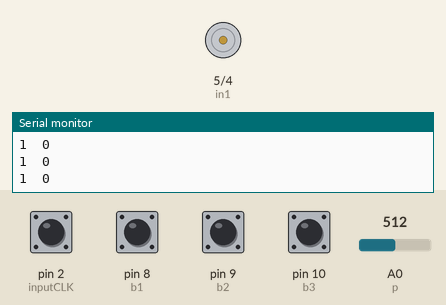
Bench run of a sketch on a simulated Arduino Uno, built with avr-gcc and run on an emulated ATmega328P. On the bench: motor-driver pin pairs drawn as motors (green arrow = first pin HIGH = forward, orange = second pin HIGH = backward, longer = more drive, scaled by the enable pin), the last lines printed to the serial monitor. Inputs (shaded band) come from the test bench; at power-on: pin 2 (inputCLK), pin 8 (b1), pin 9 (b2), pin 10 (b3) HIGH, A0 (p) = 512.

Above: at 1.2 s.
1.3 s: pin 8 (b1) pulled LOW for 0.15 s
At 1.8 s:
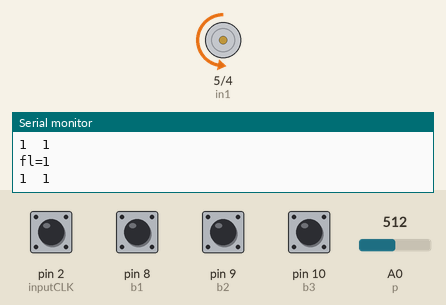
2.9 s: A0 (p) set to 716
At 4.1 s:
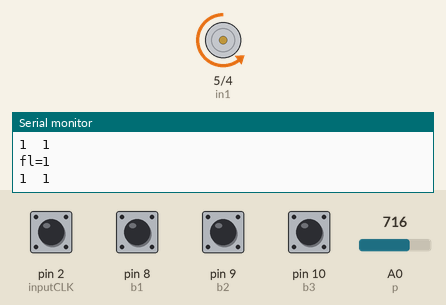
4.4 s: pin 10 (b3) pulled LOW for 0.15 s
At 4.9 s:
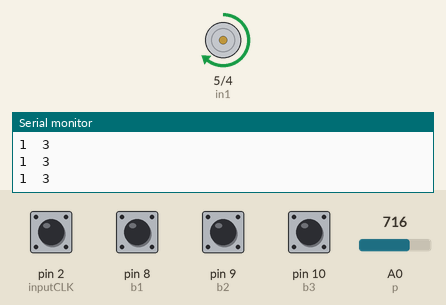
6.0 s: A0 (p) set to 900
At 7.2 s:
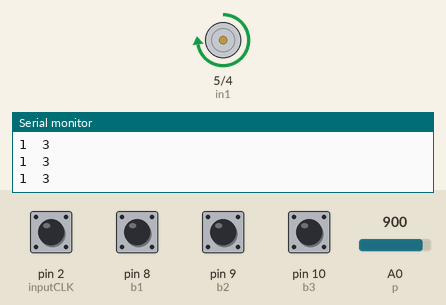
7.5 s: pin 9 (b2) pulled LOW for 0.15 s
At 8.7 s:
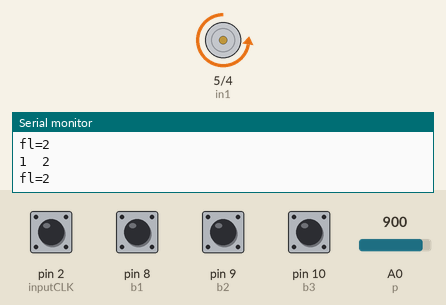
9.1 s: A0 (p) set to 122
At 10.3 s:
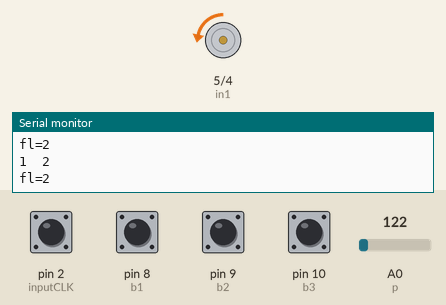
Timing chart, 0 to 11.6 s (numbered marks = the images above; inputs shaded):
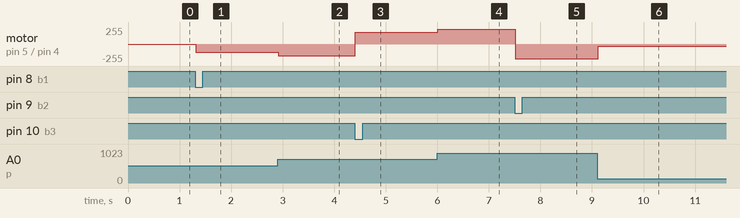

The sketch:

final_run_Arduino_2.ino
```cpp
#define en 6
#define in1 5
#define in2 4

#define b1 8
#define b2 9
#define b3 10
#define p A0
int fl = 0;

#define inputCLK 2
#define inputDT 3

int counter = 0;
int previousstateCLK;                      // strore previous state of clk
int currentstateCLK;

String y = "0";
int pot = 0;

void setup() {
  // put your setup code here, to run once:
  Serial.begin(9600);
  pinMode(en,OUTPUT);
  pinMode(in1,OUTPUT);
  pinMode(in2,OUTPUT);
  pinMode(b1,INPUT_PULLUP);
  pinMode(b2,INPUT_PULLUP);
  pinMode(b3,INPUT_PULLUP);
  pinMode(p,INPUT);
  pinMode(inputCLK,INPUT);
  pinMode(inputDT,INPUT);

  previousstateCLK = digitalRead(inputCLK);

}

void loop() {
  // put your main code here, to run repeatedly:
  int x1 = digitalRead(b1);
  int x2 = digitalRead(b2);
  int x3 = digitalRead(b3);
  int p1 = analogRead(p);
  int p2 = map(p1,0,1023,0,255);
  Serial.print(x1);
  Serial.print("  ");
  Serial.println(fl);

  currentstateCLK = digitalRead(inputCLK);

if(previousstateCLK != currentstateCLK  )                                // THIS MEANS PULSE OCCURE
{

  if(digitalRead(inputDT) != digitalRead(inputCLK))                // THIS MEANS ROTATE IN CCW
   {
        Serial.print("h");

        counter--;
        Serial.println("CCW");
        Serial.print("COUNTER:");
        Serial.println(counter);
    }
   else
   {
        Serial.print("h");
        counter++;
        Serial.println("CW");
        Serial.print("COUNTER:");
        Serial.println(counter);

   }


}
previousstateCLK = currentstateCLK ;

  if(x1 == 0)
  {
     fl = 1;


  }
  if(x2 == 0)
  {
     fl = 2;

  }
  if(x3 == 0)
  {
     fl = 3;

  }

  if(fl == 1)
  {

    if(counter<=42)
    {
       Serial.println("fl=1");
       digitalWrite(in1,0);
       digitalWrite(in2,1);
    }

     else if(fl==1 && counter>45)
      {
        digitalWrite(in1,1);
       digitalWrite(in2,0);

      }
    else
    {
      if(fl != 2)
      {
      digitalWrite(in1,0);
      digitalWrite(in2,0);
      }
    }

  }

  if(fl == 2)
  {
    if(counter<=82)
    {
       Serial.println("fl=2");
       digitalWrite(in1,0);
       digitalWrite(in2,1);
    }
    else
    {


      digitalWrite(in1,0);
      digitalWrite(in2,0);

    }

  }

  if(fl == 3)
  {
    if(counter >= 0)
    {
        digitalWrite(in1,1);
       digitalWrite(in2,0);

    }
    else
    {
       digitalWrite(in1,0);
       digitalWrite(in2,0);
    }

  }

  analogWrite(en,p2);


}
```

Measured:
- after the input at 1.3 s, motor on pin 5 (in1) / pin 4 (in2): stopped → backward 127/255 at once
- after the input at 2.9 s, motor on pin 5 (in1) / pin 4 (in2): backward 127/255 → backward 178/255 at once
- after the input at 4.4 s, motor on pin 5 (in1) / pin 4 (in2): backward 178/255 → forward 178/255 at once
- after the input at 6.0 s, motor on pin 5 (in1) / pin 4 (in2): forward 178/255 → forward 224/255 at once
- after the input at 7.5 s, motor on pin 5 (in1) / pin 4 (in2): forward 224/255 → backward 224/255 at once
- after the input at 9.1 s, motor on pin 5 (in1) / pin 4 (in2): backward 224/255 → backward 30/255 at once
